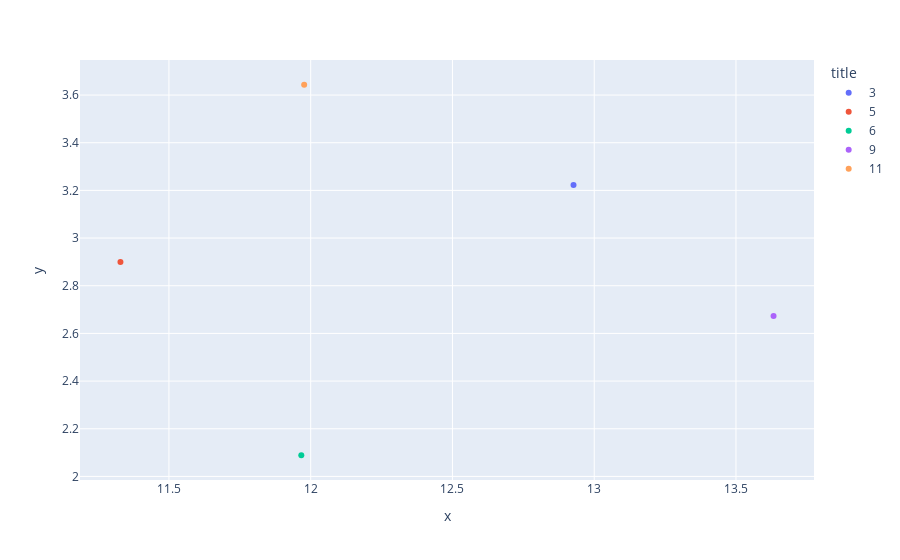

Notebook cell for this chart:
### Code cell
#fig  = px.scatter(x = embedding[:, 0], y = embedding[:, 1])
fig  = px.scatter(df_emb, x = "x", y = "y", color="title")
fig.show()

### Figure 1 — Plotly figure (JSON) as saved in the notebook; plotly's stock layout.template omitted (floating-point values rounded to 4 significant figures)
{"data": [{"hovertemplate": "title=3<br>x=%{x}<br>y=%{y}<extra></extra>", "legendgroup": "3", "marker": {"color": "#636efa", "symbol": "circle"}, "mode": "markers", "name": "3", "orientation": "v", "showlegend": true, "type": "scatter", "x": [12.93], "xaxis": "x", "y": [3.223], "yaxis": "y"}, {"hovertemplate": "title=5<br>x=%{x}<br>y=%{y}<extra></extra>", "legendgroup": "5", "marker": {"color": "#EF553B", "symbol": "circle"}, "mode": "markers", "name": "5", "orientation": "v", "showlegend": true, "type": "scatter", "x": [11.33], "xaxis": "x", "y": [2.899], "yaxis": "y"}, {"hovertemplate": "title=6<br>x=%{x}<br>y=%{y}<extra></extra>", "legendgroup": "6", "marker": {"color": "#00cc96", "symbol": "circle"}, "mode": "markers", "name": "6", "orientation": "v", "showlegend": true, "type": "scatter", "x": [11.97], "xaxis": "x", "y": [2.089], "yaxis": "y"}, {"hovertemplate": "title=9<br>x=%{x}<br>y=%{y}<extra></extra>", "legendgroup": "9", "marker": {"color": "#ab63fa", "symbol": "circle"}, "mode": "markers", "name": "9", "orientation": "v", "showlegend": true, "type": "scatter", "x": [13.63], "xaxis": "x", "y": [2.673], "yaxis": "y"}, {"hovertemplate": "title=11<br>x=%{x}<br>y=%{y}<extra></extra>", "legendgroup": "11", "marker": {"color": "#FFA15A", "symbol": "circle"}, "mode": "markers", "name": "11", "orientation": "v", "showlegend": true, "type": "scatter", "x": [11.98], "xaxis": "x", "y": [3.643], "yaxis": "y"}], "layout": {"legend": {"title": {"text": "title"}, "tracegroupgap": 0}, "margin": {"t": 60}, "xaxis": {"anchor": "y", "domain": [0, 1], "title": {"text": "x"}}, "yaxis": {"anchor": "x", "domain": [0, 1], "title": {"text": "y"}}}}
